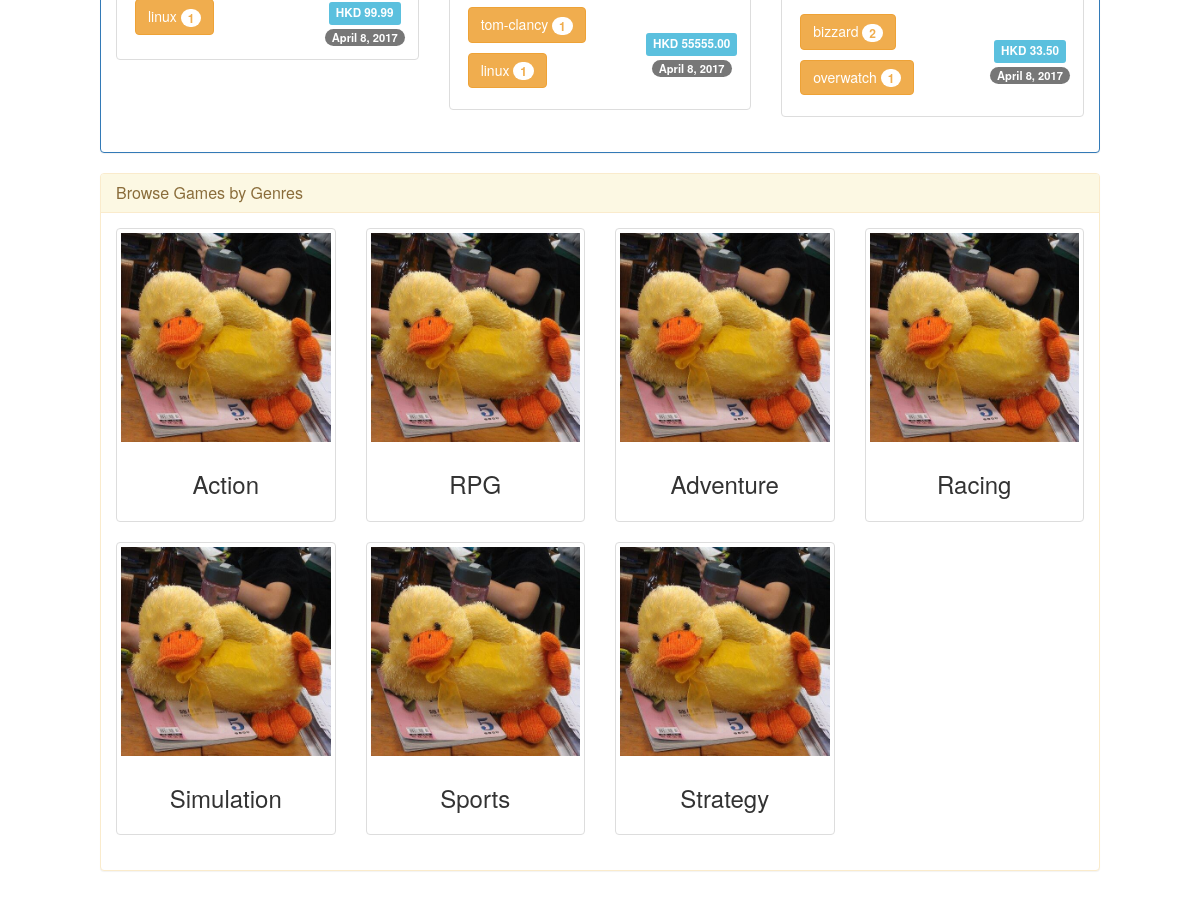
The page /homepage/ (lower part) on the database as committed earlier.
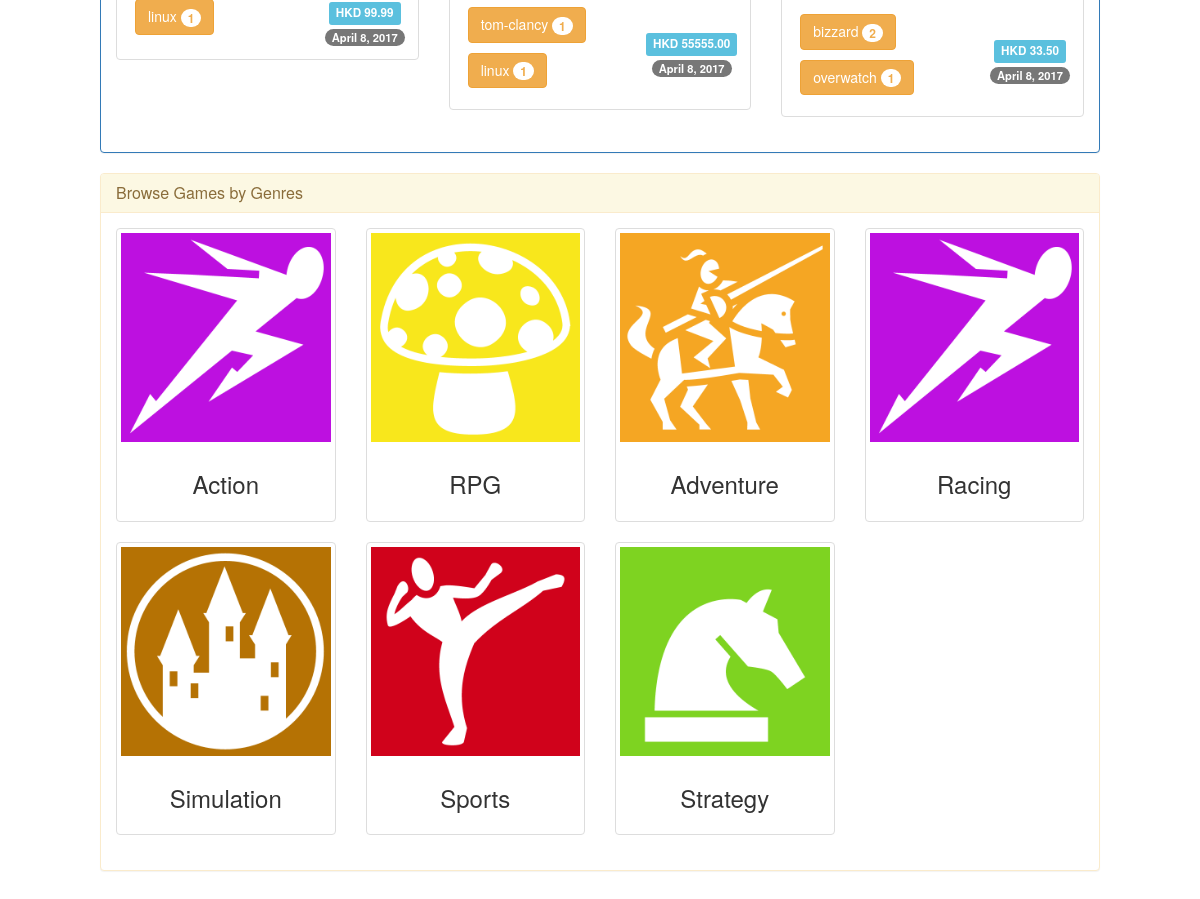
The same page on the database as committed later.
### game/models.py (models this page shows, shortened)
class Genre(models.Model):
    genre_name = models.CharField(max_length=30)
    image = models.ImageField(upload_to='genres')

### game/views.py (the view)
# urls.py: url(r'^homepage/', views.homepage, name='homepage'),
def homepage(request):
    genres = Genre.objects.all()
    genre_groups = HelperUtils.get_column_groups(genres, num_of_cols=4)
    if request.user.is_authenticated:
        purchased_games = request.user.profile.get_purchased_games()
        num_of_targets = min(GameConst.NUM_OF_TARGETS_FOR_RECOMMENDATION, purchased_games.count())
        targets = purchased_games[:num_of_targets]
        recommended_games = []
        for target in targets:
            game = target.get_most_similar_game(user=request.user)
            if game is not None and game not in recommended_games:
                recommended_games.append(game)
    else:
        recommended_games = None
    featured_games = Game.objects.filter(is_featured=True)
    featured_game_groups = HelperUtils.get_column_groups(featured_games, num_of_cols=3)
    layers = {'Home': '#'}
    return render(request, 'game/homepage.html', {'genres': genre_groups, 'recommendations': recommended_games, 'featured_games': featured_game_groups, 'layers': layers})

### cdrive_fcp/utils/utils.py (called while the page is built)
	def get_column_groups(items, num_of_cols=2):
		return [items[i:i+num_of_cols] for i in range(0, len(items), num_of_cols)]

### game/models.py (called while the page is built)
    def get_sorted_tags(self):
        tags = Tag.objects.filter(game_id=self.id).order_by('-popularity')
        return tags

    def get_logo_path(self):
        return Platform.LOGO_CHOICES[self.platform_name]

### game/templates/game/homepage.html (shortened to what this page needs)
{% extends 'game/base.html' %} {% load staticfiles %} {% block title %}Homepage{% endblock %} {% block children_css %}
<link rel="stylesheet" href="{% static 'css/homepage.css' %}">{% endblock %} {% block content %}
<div id="homepage" class="container-fluid page">
    <div class="panel panel-primary">
        <div class="panel-body">
            {% for featured_game_group in featured_games %}
            <div class="row">
                {% for game in featured_game_group %}
                    {% include "includes/game_thumbnail/game_thumbnail_3_col.html" with game_image_size="game-image-full" %}
                {% endfor %}
            </div>
            {% endfor %}
        </div>
    </div>
    <div class="panel panel-warning">
        <div class="panel-heading">
            <h3 class="panel-title">Browse Games by Genres</h3>
        </div>
        <div class="panel-body">
            {% for genre_group in genres %}
            <div class="row">
                {% for genre in genre_group %}
                <div class="col-sm-4 col-md-3">
                    <div class="thumbnail">
                        <a href="{% url 'genre' genre.id %}"><img src="{{ genre.image.url }}" alt="{{ genre.genre_name }}-img"></a>
                        <div class="caption">
                            <h3 class="text-center">{{ genre.genre_name }}</h3>
                        </div>
                    </div>
                </div>
                {% endfor %}
            </div>
            {% endfor %}
        </div>
    </div>
</div>
{% endblock %}

Rows that differ between the two databases and show on the page:
changed Genre "Action": image: picture added in place of a placeholder
changed Genre "RPG": image: picture added in place of a placeholder
changed Genre "Adventure": image: picture added in place of a placeholder
changed Genre "Racing": image: picture added in place of a placeholder
changed Genre "Simulation": image: picture added in place of a placeholder
changed Genre "Sports": image: picture added in place of a placeholder
changed Genre "Strategy": image: picture added in place of a placeholder
